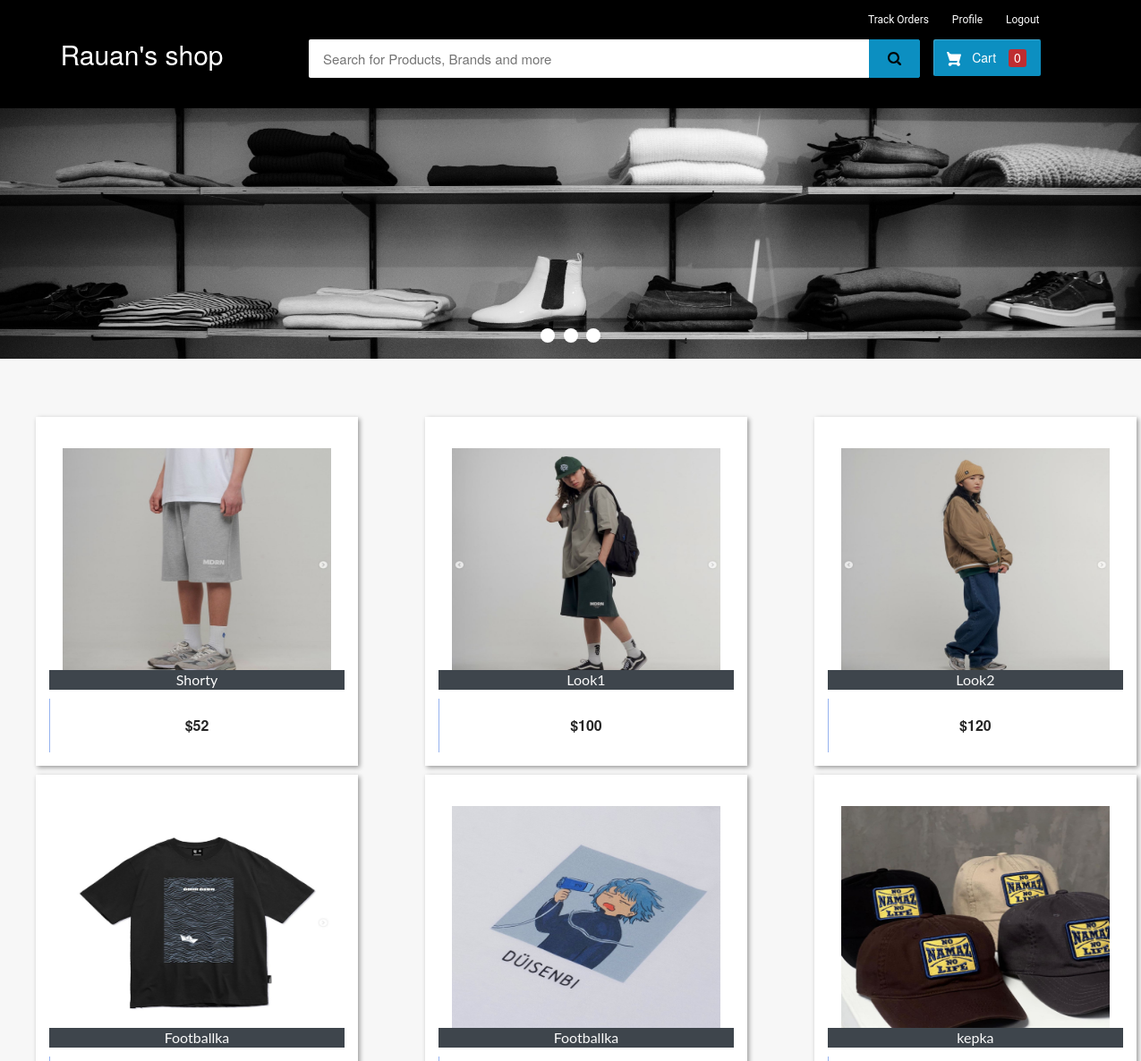
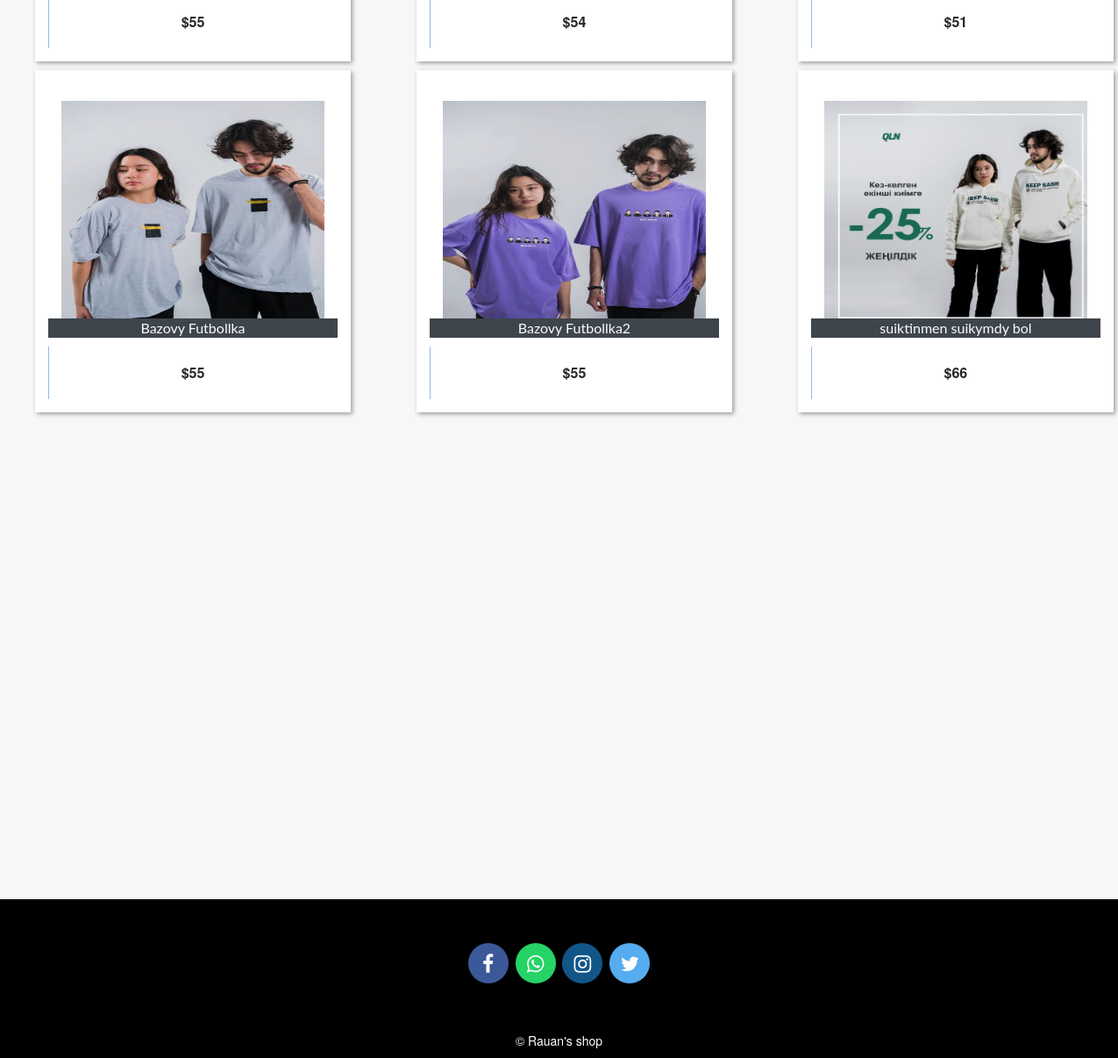
Screenshot of /customer-home (signed in) with the database file from the repository (2 pictures, top to bottom).
### ecom/models.py (models this page shows, shortened)
class Product(models.Model):
    name=models.CharField(max_length=40)
    product_image= models.ImageField(upload_to='product_image/',null=True,blank=True)
    price = models.PositiveIntegerField()
    description=models.CharField(max_length=40)

### ecom/views.py (the view)
# urls.py: path('customer-home', views.customer_home_view,name='customer-home'),
@login_required(login_url='customerlogin')
@user_passes_test(is_customer)
def customer_home_view(request):
    products=models.Product.objects.all()
    if 'product_ids' in request.COOKIES:
        product_ids = request.COOKIES['product_ids']
        counter=product_ids.split('|')
        product_count_in_cart=len(set(counter))
    else:
        product_count_in_cart=0
    return render(request,'ecom/customer_home.html',{'products':products,'product_count_in_cart':product_count_in_cart})

### ecom/views.py (called while the page is built)
def is_customer(user):
    return user.groups.filter(name='CUSTOMER').exists()

### templates/ecom/customer_home.html (shortened to what this page needs)
{% extends 'ecom/customer_base.html' %}
{% load static %}
{% block content %}
<div class="row">
  <div class="col-md-12">
    <div class="slider-container">
      <div class="menu">
        <label for="slide-dot-1"></label>
        <label for="slide-dot-2"></label>
        <label for="slide-dot-3"></label>
      </div>
        <div class="slide slide-1"></div>
    </div>
  </div>
</div>
  {%if products%}
  <br>
  <div class="row">
      {% for p in products %}
      <div class="column">
      <div class="container page-wrapper" style="width: 450px;">
        <div class="page-inner">
          <div class="row">
            <div class="el-wrapper">
              <div class="box-up">
                <img class="img" src="{% static p.product_image.url %}" alt="product pic" height="300px" width="300px">
                <div class="img-info">
                  <div class="info-inner">
                    <span style="background-color:#3e454c; color:fbfbfb;"class="p-company">{{p.name}}</span>
                  </div>
                </div>
              </div>
              <div class="box-down">
                <a class="cart" href="{% url 'add-to-cart' p.id  %}?next_page={{ request.path }}">
                  <span class="price">${{p.price}}</span>
                  <span class="add-to-cart">
                    <span class="txt"><i class="fa fa-shopping-cart"></i> Add To Cart</span>
                  </span>
                </a>
              </div>
            </div>
          </div>
        </div>
      </div>
      </div>
{% if forloop.counter|divisibleby:"3" %}
    </div>
    <div class="row">
          <br><br><br><br><br>
{% endif %}
  {% endfor %}
</div>
{%else%}
<h3 style="text-align:center; color:#3E454C;">No Search Found</h3>
{%endif%}
<br><br><br>
<br><br><br><br><br><br><br><br><br><br><br><br>
{% endblock content %}

### templates/ecom/customer_base.html (style rules this page uses)
body { background-color: #f7f7f7; }
.menu { cursor: pointer }
.fa { font-size: 23px; width: 2em; height: 2em; text-align: center; text-decoration: none; margin: 5px 2px; border-radius: 50%; padding-top: 0.5em; }

### rows the page displays
Product: product_image (picture), name "Shorty", price "52"
Product: product_image (picture), name "Look1", price "100"
Product: product_image (picture), name "Look2", price "120"
Product: product_image (picture), name "Footballka", price "55"
Product: product_image (picture), name "Footballka", price "54"
Product: product_image (picture), name "kepka", price "51"
Product: product_image (picture), name "Bazovy Futbollka", price "55"
Product: product_image (picture), name "Bazovy Futbollka2", price "55"
Product: product_image (picture), name "suiktinmen suikymdy bol", price "66"

### other values shown
{{ product_count_in_cart }} "0"
